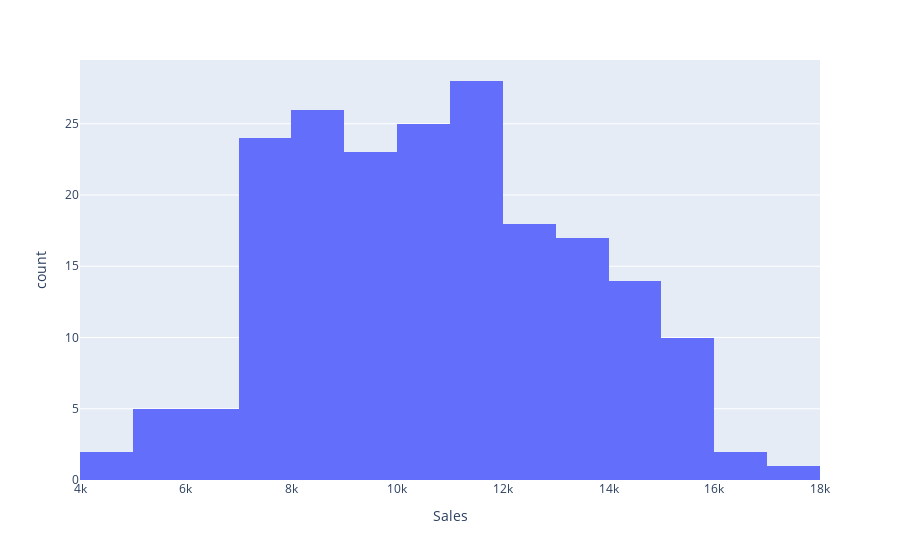

Notebook code cell kept with this figure:
### Code cell
import plotly.express as px
df = px.data.tips()
# fig = px.histogram(data_Marketing, x="Sales", histnorm='probability density')
fig = px.histogram(data_Marketing, x="Sales", nbins=20)
fig.show()

### Figure 1 — Plotly figure (JSON) as saved in the notebook; plotly's stock layout.template omitted (floating-point values rounded to 4 significant figures; data arrays with more than 128 entries replaced by an {"elided": "..."} marker saying what was removed)
{"data": [{"alignmentgroup": "True", "bingroup": "x", "hovertemplate": "Sales=%{x}<br>count=%{y}<extra></extra>", "legendgroup": "", "marker": {"color": "#636efa", "pattern": {"shape": ""}}, "name": "", "nbinsx": 20, "offsetgroup": "", "orientation": "v", "showlegend": false, "type": "histogram", "x": {"elided": "200 float values"}, "xaxis": "x", "yaxis": "y"}], "layout": {"barmode": "relative", "legend": {"tracegroupgap": 0}, "margin": {"t": 60}, "xaxis": {"anchor": "y", "domain": [0, 1], "title": {"text": "Sales"}}, "yaxis": {"anchor": "x", "domain": [0, 1], "title": {"text": "count"}}}}
